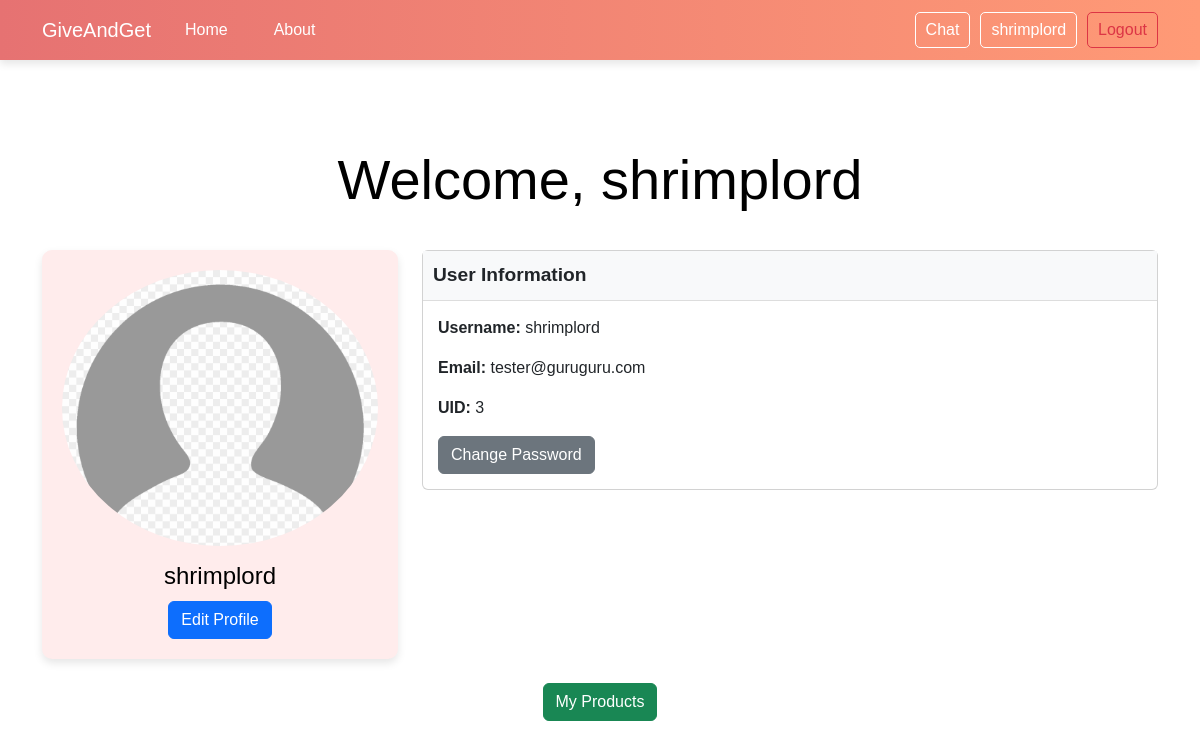
The app's page /users/dashboard/ (signed in) with its own data.
### users_app/models.py (models this page shows, shortened)
class GGUser(AbstractUser):
    profile_picture = models.ImageField(default= 'media/profile_pics/default.png', upload_to='media/profile_pics/', null=True, blank=True)
    user_id = models.PositiveIntegerField(unique=True, editable=False)
    status_choices = [
        ('online', 'Online'),
        ('busy', 'Busy'),
        ('afk', 'AFK'),
        ('offline', 'Offline'),
    ]
    status = models.CharField(max_length=10, choices=status_choices, default='offline')
    last_login = models.DateTimeField(auto_now=True)

### users_app/views.py (the view)
# urls.py: path('dashboard/', view=views.dashboard, name='dashboard'),
@login_required
def dashboard(request):
    username = request.user.username
    return render(request, "users_app/dashboard.html", {'username': username})

### users_app/templates/users_app/dashboard.html
{% extends 'main_app/components/base.html' %}
{% load static %}
{% block content %}
<div class="container py-5">
    <div class="text-center mb-4 text-black">
        <h1 class="lead display-4">Welcome, {{ user.username }}</h1>
    </div>
    <div class="row">
        <div class="col-md-4 text-center">
            <div class="dashboard-card">
                <div class="dashboard-card-body">
                    {% if user.profile_picture %}
                    <img src="{{ user.profile_picture.url }}" class="img-fluid rounded-circle mb-3" alt="User Picture">
                    {% else %}
                    <img src="{% static 'images/default-profile.png' %}" class="img-fluid rounded-circle mb-3"
                        alt="Default Picture">
                    {% endif %}
                    <h5 class="dashboard-card-title">{{ user.username }}</h5>
                    <button class="btn btn-primary">Edit Profile</button>
                </div>
            </div>
        </div>
        <div class="col-md-8">
            <div class="card mb-3">
                <div class="user-info-card-header">User Information</div>
                <div class="user-info-card-body">
                    <p><strong>Username:</strong> {{ user.username }}</p>
                    <p><strong>Email:</strong> {{ user.email }}</p>
                    <p><strong>UID:</strong> {{ user.user_id }}</p>
                    <a href="{% url 'password_change' %}" class="btn btn-secondary">Change Password</a>
                </div>
            </div>
        </div>
    </div>
    <div class="text-center mt-4">
        <a href="{% url 'product_list' %}" class="btn btn-success">My Products</a>
    </div>
</div>
{% endblock %}

### main_app/templates/main_app/components/navbar.html (shortened to what this page needs)
{% load static %}
<nav class="navbar navbar-expand-lg navbar-dark ">
    <div class="container">
        <a class="navbar-brand" href="{% url 'home' %}">GiveAndGet</a>
        <div class="collapse navbar-collapse" id="navbarNav">
            <ul class="navbar-nav me-auto">
                <li class="nav-item">
                    <a class="nav-link" href="{% url 'home' %}">Home</a>
                </li>
                <li class="nav-item">
                    <a class="nav-link" href="{% url 'about' %}">About</a>
                </li>
            </ul>
            {% if user.is_authenticated %}
            <ul class="navbar-nav">
                <li class="nav-item">
                    <form action="{% url 'chat_room' user.id %}" method="get">
                        <button class="btn btn-outline-light" type="submit">Chat</button>
                    </form>
                </li>
                <li class="nav-item">
                    <form action="{% url 'dashboard' %}" method="get">
                        <button class="btn btn-outline-light" type="submit">{{ user.username }}</button>
                    </form>
                </li>
                <li class="nav-item">
                    <form action="{% url 'logout' %}" method="post">
                        <button class="btn btn-outline-danger" type="submit">Logout</button>
                    </form>
                </li>
            </ul>
            {% else %}
            <a href="{% url 'login' %}" class="btn btn-outline-light">Login</a>
            {% endif %}
        </div>
    </div>
</nav>

### main_app/static/main_app/main.css (style rules this page uses)
body { background-color: rgb(255, 255, 255); color: rgb(255, 255, 255); font-family: Arial, sans-serif; margin: 0; padding: 0; }
.navbar { display: flex; justify-content: space-between; align-items: center; padding: 10px 20px; background: linear-gradient(90deg, #e67272, #ff9a76); box-shadow: 0 4px 8px rgba(0, 0, 0, 0.1); }
.nav-link { margin-right: 20px; text-decoration: none; color: #fff; transition: color 0.3s; }
.btn-outline-light { border-color: #fff; color: #fff; transition: background-color 0.3s, color 0.3s; }
.navbar-nav .nav-item { margin-left: 10px; }
.navbar-nav .btn { border-radius: 5px; padding: 5px 10px; }
button { padding: 10px 20px; background-color: #333; color: white; border: none; cursor: pointer; }
.dashboard-card { border-radius: 10px; box-shadow: 0 4px 8px rgba(0, 0, 0, 0.1); padding: 20px; background-color: #ffecec; }
.dashboard-card-body { text-align: center; color: #000000; }
.dashboard-card-title { font-size: 1.5rem; margin-bottom: 10px; }
.user-info-card-header { font-size: 1.2rem; font-weight: bold; background-color: #f8f9fa; padding: 10px; border-bottom: 1px solid #ddd; }
.user-info-card-body { padding: 15px; }

### records on screen
GGUser: username "shrimplord", profile_picture (placeholder picture), email "tester@guruguru.com", user_id "3"
